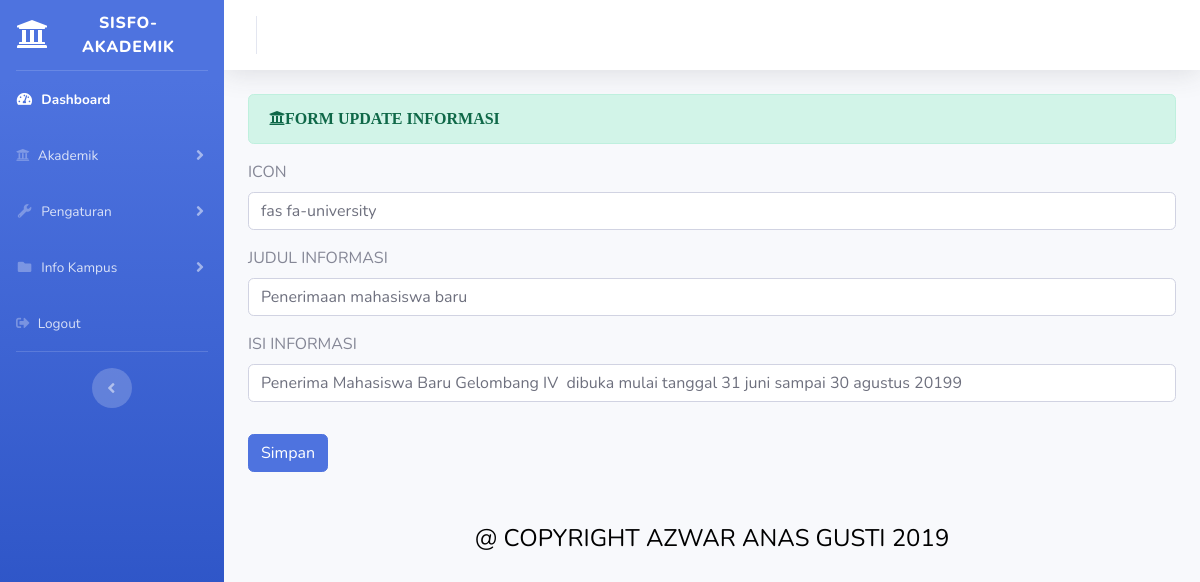
Page /index.php/administrator/informasi/update/2 on the committed database.
### tables this page shows
CREATE TABLE `informasi` (
  `id_informasi` int(11) NOT NULL,
  `icon` varchar(50) NOT NULL,
  `judul_informasi` varchar(50) NOT NULL,
  `isi_informasi` varchar(250) NOT NULL
);

### application/controllers/administrator/informasi.php (called while the page is built, shortened)
<?php
class Informasi extends CI_Controller{
     	public function update($id)
     	{
     		$where =array('id_informasi' => $id);
     		$data['informasi'] = $this->dosen_model->edit_data($where,'informasi')->result();
     	    $this->load->view('templates_administrator/header');
		    $this->load->view('templates_administrator/sidebar');
		    $this->load->view('administrator/informasi_update',$data);
		    $this->load->view('templates_administrator/footer');
     	}
	}

### index.php (called while the page is built, shortened)
<?php
require_once BASEPATH.'core/CodeIgniter.php';

### application/models/dosen_model.php (called while the page is built, shortened)
<?php
class Dosen_model extends CI_Model
{
	public function edit_data($where,$table)
	{
		return $this->db->get_where($table,$where);
	}
		}

### application/views/administrator/informasi_update.php (the view, shortened to what this page needs)
<div class="container-fluid">
	  <div class="alert alert-success" role="alert">
   <i class="fas fa-university">FORM UPDATE INFORMASI</i>
       </div>
          <?php foreach($informasi as $info) : ?>
     <form method="post" action="<?php echo base_url('administrator/informasi/update_informasi_aksi') ?>">
            <div class="form-group">
			<label>ICON</label>
			<input type="text" name="icon"class="form-control" value="<?php echo $info->icon?>">
		</div>
        <div class="form-group">
			<label>JUDUL INFORMASI</label>
			<input type="text" name="judul_informasi"class="form-control" value="<?php echo $info->judul_informasi ?>">
		</div>
		 <div class="form-group">
			<label>ISI INFORMASI</label>
			<input type="text" name="isi_informasi"class="form-control" value="<?php echo $info->isi_informasi ?>">
		</div>
		<button type="submit" class="btn btn-primary mb-5 mt-3">Simpan</button>
<?php endforeach; ?>
   </div>

### rows in the picture
informasi: icon "fas fa-university", judul_informasi "Penerimaan mahasiswa baru", isi_informasi "Penerima Mahasiswa Baru Gelombang IV dibuka mulai tanggal 31 juni sampai 30 agustus 20199"
